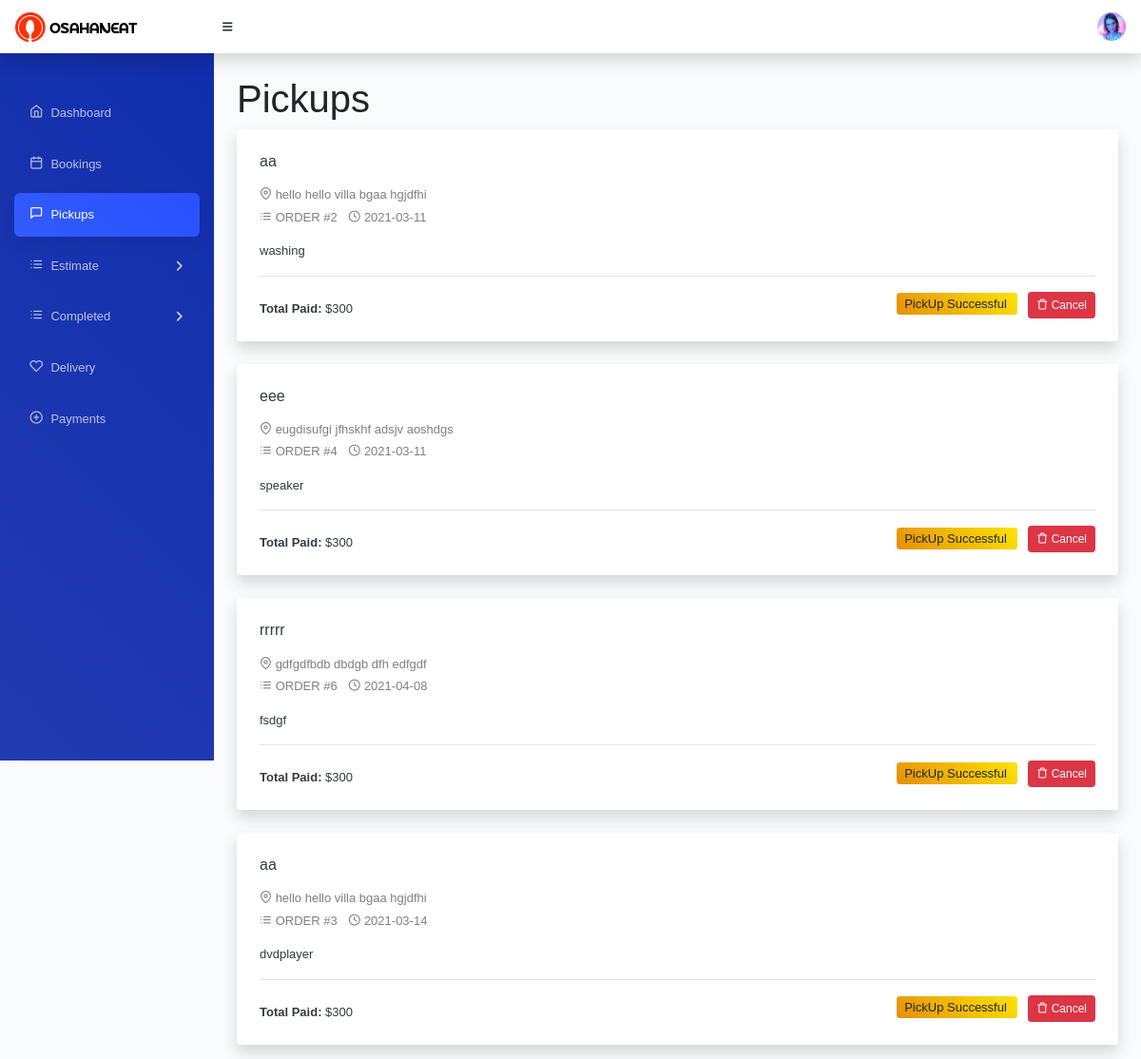
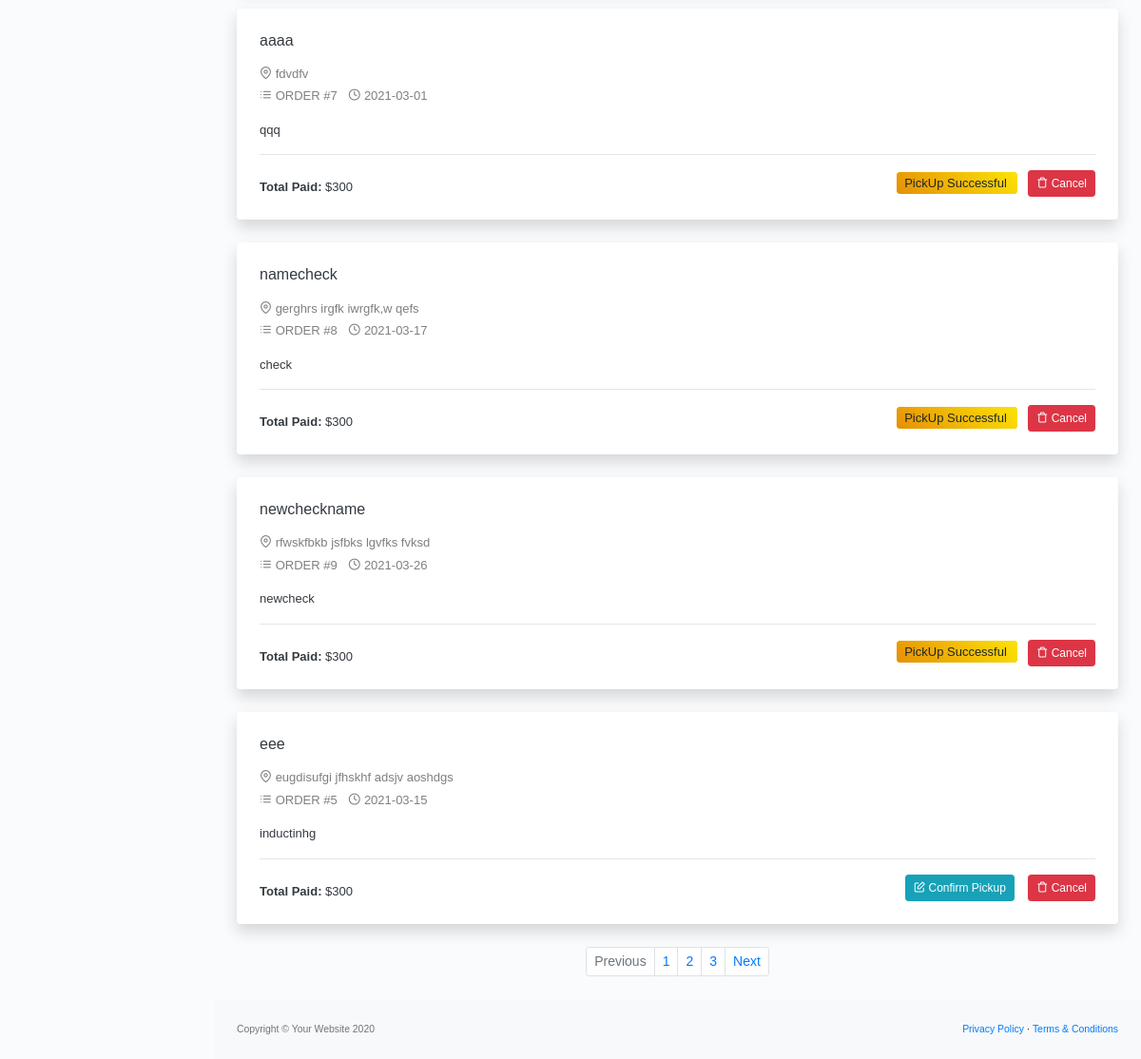
The page /storeadmin/pickups on the database its author committed (2 pictures, top to bottom).
### storeadmin/models.py (models this page shows, shortened)
class Address(models.Model):
	address_id=models.AutoField(primary_key=True)
	name=models.CharField(max_length=20)
	address=models.TextField()
	phone=models.CharField(max_length=20)
	landmark=models.CharField(max_length=20)
	class Meta:
		verbose_name_plural="Address"

class Booking(models.Model):
	booking_id=models.AutoField(primary_key=True)
	store_id=models.CharField(max_length=20)
	user_id=models.CharField(max_length=20)
	appliance_id=models.CharField(max_length=20)
	address_id=models.CharField(max_length=20)
	pickupdateconfirm=models.CharField(max_length=20)
	status_codes=models.CharField(max_length=20)
	class Meta:
		verbose_name_plural="Booking"

class PickUp(models.Model):
	pickup_id=models.AutoField(primary_key=True)
	booking_id=models.CharField(max_length=20)
	store_id=models.CharField(max_length=20)
	user_id=models.CharField(max_length=20)
	pickup_status=models.CharField(max_length=20)
	estimategivenconfirm=models.CharField(max_length=20)
	pickup_date=models.CharField(max_length=20)
	class Meta:
		verbose_name_plural="PickUp"

class Appliance(models.Model):
	appliance_id=models.AutoField(primary_key=True)
	appliance_name=models.CharField(max_length=20)
	appliance_brand=models.CharField(max_length=20)
	appliance_years=models.CharField(max_length=20)
	appliance_description=models.TextField()
	class Meta:
		verbose_name_plural="Appliance"

### storeadmin/views.py (the view)
# urls.py: path('pickups', views.pickups,name='pickups'),
def pickups(request):
	pickup_det=PickUp.objects.filter(store_id=1)
	appliance_det=Appliance.objects.all()
	address_det=Address.objects.all()
	booking_det=Booking.objects.all()
	return render(request,'store_admin/pickups.html',{'pickup_det':pickup_det,'appliance_det':appliance_det,'address_det':address_det,'booking_det':booking_det})

### user/templatetags/event_tags.py (called while the page is built)
@register.filter(name='int')
def toint(value):
	return int(value)

### storeadmin/templates/store_admin/pickups.html (shortened to what this page needs)
{%extends 'store_admin/storeadmin_layout.html'%}
    {% load static %}
    {% load event_tags %}
{%block content%}
         <div id="layoutSidenav_content">
            <main>
               <div class="container-fluid">
                  <h1 class="mt-4">Pickups</h1>
                  <div class="row">
                     <div class="col-xl-12">
                        {% for i in pickup_det %}
                        {% for j in booking_det %}
                        {% if i.booking_id|int == j.booking_id|int %}
                        {% for k in appliance_det %}
                        {% for l in address_det %}
                        {% if j.appliance_id|int == k.appliance_id|int and j.address_id|int == l.address_id|int %}
                        <div class="card mb-4 order-list">
                           <div class="gold-members p-4">
                              <div class="media">
                                 <div class="media-body">
                                    <h6 class="mb-3"><a href="https://askbootstrap.com/item/osahan-grocery-bootstrap4-responsive-light-template/" class="text-dark">{{l.name}}
                                       </a>
                                    </h6>
                                    <p class="text-black-50 mb-1"><i class="feather-map-pin"></i> {{l.address}}</p>
                                    <p class="text-black-50 mb-3"><i class="feather-list"></i> ORDER #{{j.booking_id}} <i class="feather-clock ml-2"></i> {{i.pickup_date}}</p>
                                    <p class="text-dark">{{k.appliance_name}}</p>
                                    <hr>
                                    <div class="float-right">
                                       {% if i.pickup_status == "pending" %}
                                       <a href="#0" class="btn btn-sm btn-info" data-toggle="modal" data-target="#confirm{{i.pickup_id}}"><i class="feather-edit"></i> Confirm Pickup</a>
                                       {% else %}
                                       <span class="bg-warning px-2 py-1 rounded ml-1"> PickUp Successful </span>
                                       {% endif %}
                                       &nbsp; &nbsp;<a href="#0" class="btn btn-sm btn-danger"><i class="feather-trash"></i> Cancel</a>
                                    </div>
                                    <p class="mb-0 text-dark text-dark pt-2"><span class="text-dark font-weight-bold"> Total Paid:</span> $300</p>
                                 </div>
                              </div>
                           </div>
                        </div>
                        {% endif %}
                        {% endfor %}
                        {% endfor %}
                        {% endif %}
                        {% endfor %}
                        {% endfor %}
                        <nav aria-label="Page navigation example">
                           <ul class="pagination pagination-sm mb-4 justify-content-center">
                              <li class="page-item disabled">
                                 <a class="page-link" href="#" tabindex="-1" aria-disabled="true">Previous</a>
                              </li>
                              <li class="page-item"><a class="page-link" href="#">1</a></li>
                              <li class="page-item"><a class="page-link" href="#">2</a></li>
                              <li class="page-item"><a class="page-link" href="#">3</a></li>
                              <li class="page-item">
                                 <a class="page-link" href="#">Next</a>
                              </li>
                           </ul>
                        </nav>
                     </div>
                  </div>
               </div>
            </main>
            {%endblock%}

### rows shown on the page
PickUp: pickup_date "2021-03-11"
Booking: booking_id "2"
Appliance: appliance_name "washing"
Address: name "aa", address "hello hello villa bgaa hgjdfhi", shows "PickUp Successful"
PickUp: pickup_date "2021-03-11"
Booking: booking_id "4"
Appliance: appliance_name "speaker"
Address: name "eee", address "eugdisufgi jfhskhf adsjv aoshdgs", shows "PickUp Successful"
PickUp: pickup_date "2021-04-08"
Booking: booking_id "6"
Appliance: appliance_name "fsdgf"
Address: name "rrrrr", address "gdfgdfbdb dbdgb dfh edfgdf", shows "PickUp Successful"
PickUp: pickup_date "2021-03-14"
Booking: booking_id "3"
Appliance: appliance_name "dvdplayer"
PickUp: pickup_date "2021-03-01"
Booking: booking_id "7"
Appliance: appliance_name "qqq"
Address: name "aaaa", address "fdvdfv", shows "PickUp Successful"
PickUp: pickup_date "2021-03-17"
Booking: booking_id "8"
Appliance: appliance_name "check"
Address: name "namecheck", address "gerghrs irgfk iwrgfk,w qefs", shows "PickUp Successful"
PickUp: pickup_date "2021-03-26"
Booking: booking_id "9"
Appliance: appliance_name "newcheck"
Address: name "newcheckname", address "rfwskfbkb jsfbks lgvfks fvksd", shows "PickUp Successful"
PickUp: pickup_date "2021-03-15"
Booking: booking_id "5"
Appliance: appliance_name "inductinhg"
